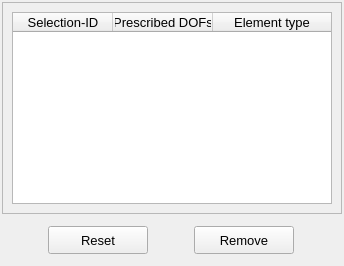
           <widget class="QWidget" name="tab_list">
            <attribute name="title">
             <string>List</string>
            </attribute>
            <layout class="QGridLayout" name="gridLayout_9">
             <property name="leftMargin">
              <number>2</number>
             </property>
             <property name="topMargin">
              <number>2</number>
             </property>
             <property name="rightMargin">
              <number>2</number>
             </property>
             <property name="bottomMargin">
              <number>2</number>
             </property>
             <property name="spacing">
              <number>2</number>
             </property>
             <item row="0" column="0">
              <widget class="QFrame" name="frame_5">
               <property name="frameShape">
                <enum>QFrame::StyledPanel</enum>
               </property>
               <property name="frameShadow">
                <enum>QFrame::Raised</enum>
               </property>
               <layout class="QGridLayout" name="gridLayout_2">
                <item row="0" column="0">
                 <widget class="QTreeWidget" name="treeWidget_prescribed_dofs">
                  <property name="minimumSize">
                   <size>
                    <width>320</width>
                    <height>170</height>
                   </size>
                  </property>
                  <property name="maximumSize">
                   <size>
                    <width>380</width>
                    <height>200</height>
                   </size>
                  </property>
                  <property name="font">
                   <font>
                    <family>MS Shell Dlg 2</family>
                    <pointsize>10</pointsize>
                    <italic>false</italic>
                   </font>
                  </property>
                  <property name="toolTip">
                   <string>Select a node to remove the attributed boundary condition.</string>
                  </property>
                  <property name="indentation">
                   <number>1</number>
                  </property>
                  <property name="headerHidden">
                   <bool>false</bool>
                  </property>
                  <attribute name="headerHighlightSections">
                   <bool>false</bool>
                  </attribute>
                  <attribute name="headerShowSortIndicator" stdset="0">
                   <bool>false</bool>
                  </attribute>
                  <attribute name="headerStretchLastSection">
                   <bool>true</bool>
                  </attribute>
                  <column>
                   <property name="text">
                    <string>Selection-ID</string>
                   </property>
                   <property name="textAlignment">
                    <set>AlignCenter</set>
                   </property>
                  </column>
                  <column>
                   <property name="text">
                    <string>Prescribed DOFs</string>
                   </property>
                   <property name="textAlignment">
                    <set>AlignCenter</set>
                   </property>
                  </column>
                  <column>
                   <property name="text">
                    <string>Element type</string>
                   </property>
                   <property name="textAlignment">
                    <set>AlignCenter</set>
                   </property>
                  </column>
                 </widget>
                </item>
               </layout>
              </widget>
             </item>
             <item row="1" column="0">
              <widget class="QFrame" name="frame_3">
               <property name="minimumSize">
                <size>
                 <width>320</width>
                 <height>48</height>
                </size>
               </property>
               <property name="maximumSize">
                <size>
                 <width>16777215</width>
                 <height>48</height>
                </size>
               </property>
               <property name="frameShape">
                <enum>QFrame::NoFrame</enum>
               </property>
               <property name="frameShadow">
                <enum>QFrame::Raised</enum>
               </property>
               <layout class="QGridLayout" name="gridLayout_8">
                <property name="leftMargin">
                 <number>4</number>
                </property>
                <property name="topMargin">
                 <number>4</number>
                </property>
                <property name="rightMargin">
                 <number>4</number>
                </property>
                <property name="bottomMargin">
                 <number>4</number>
                </property>
                <property name="spacing">
                 <number>4</number>
                </property>
                <item row="0" column="0">
                 <widget class="QPushButton" name="pushButton_reset">
                  <property name="minimumSize">
                   <size>
                    <width>100</width>
                    <height>28</height>
                   </size>
                  </property>
                  <property name="maximumSize">
                   <size>
                    <width>100</width>
                    <height>28</height>
                   </size>
                  </property>
                  <property name="font">
                   <font>
                    <family>MS Shell Dlg 2</family>
                    <pointsize>10</pointsize>
                    <weight>50</weight>
                    <italic>false</italic>
                    <bold>false</bold>
                   </font>
                  </property>
                  <property name="styleSheet">
                   <string notr="true"/>
                  </property>
                  <property name="text">
                   <string>Reset</string>
                  </property>
                 </widget>
                </item>
                <item row="0" column="1">
                 <widget class="QPushButton" name="pushButton_remove">
                  <property name="minimumSize">
                   <size>
                    <width>100</width>
                    <height>28</height>
                   </size>
                  </property>
                  <property name="maximumSize">
                   <size>
                    <width>100</width>
                    <height>28</height>
                   </size>
                  </property>
                  <property name="font">
                   <font>
                    <family>MS Shell Dlg 2</family>
                    <pointsize>10</pointsize>
                    <weight>50</weight>
                    <italic>false</italic>
                    <bold>false</bold>
                   </font>
                  </property>
                  <property name="styleSheet">
                   <string notr="true"/>
                  </property>
                  <property name="text">
                   <string>Remove</string>
                  </property>
                 </widget>
                </item>
               </layout>
              </widget>
             </item>
            </layout>
           </widget>
